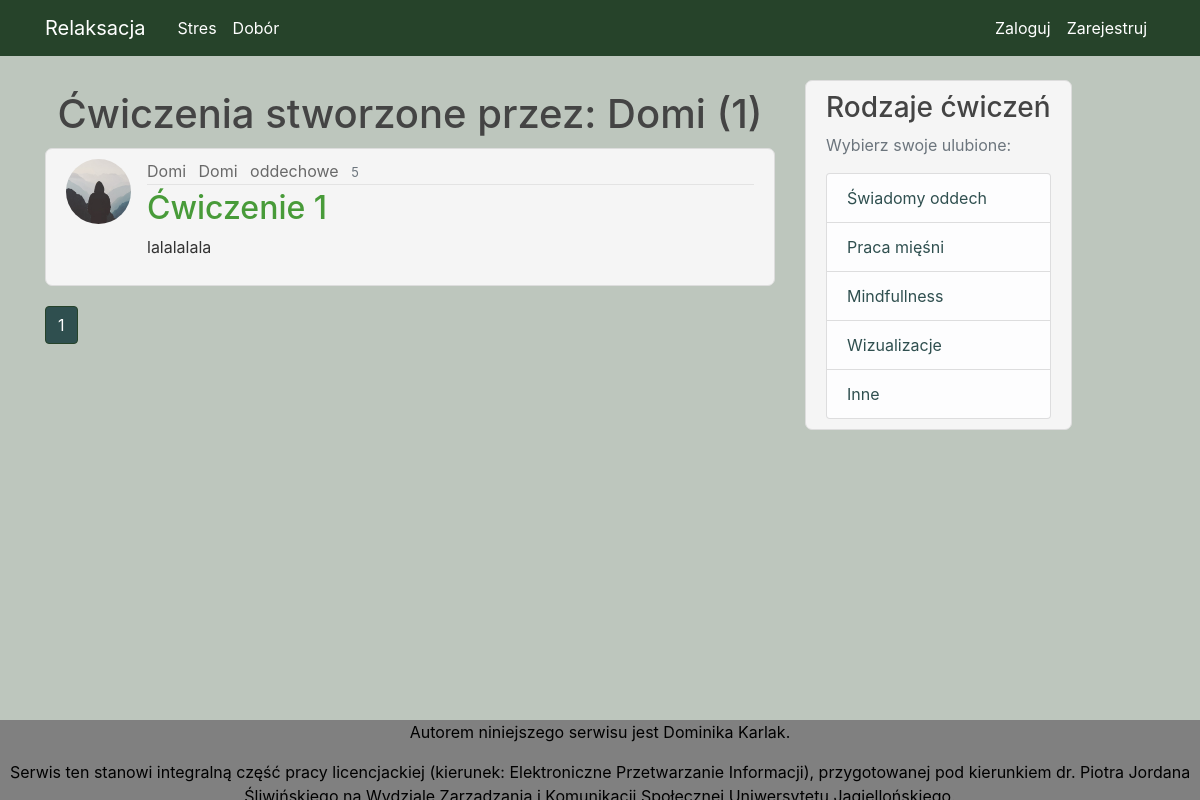
Page /user/Domi on the committed database.
### Relaks/models.py (models this page shows, shortened)
class User(db.Model, UserMixin):
    id = db.Column(db.Integer, primary_key=True)
    username = db.Column(db.String(20), unique=True, nullable=False)
    email = db.Column(db.String(120), unique=True, nullable=False)
    image_file = db.Column(db.String(20), nullable=False, default='default.jpg')
    password = db.Column(db.String(60), nullable=False)
    is_admin = db.Column(db.Boolean, nullable=False)
    posts = db.relationship('Post', backref='author', lazy=True)
    fav = db.relationship('Favourite', backref='author', lazy=True)

class Post(db.Model):
    id = db.Column(db.Integer, primary_key=True, autoincrement=True)
    name = db.Column(db.String(100), nullable=True)
    category = db.Column(db.String(100), nullable=True)
    time = db.Column(db.Integer, nullable=True)
    content = db.Column(db.Text, nullable=True)
    user_id = db.Column(db.Integer, db.ForeignKey('user.id'), nullable=False)
    fav = db.relationship('Favourite', backref='fav', lazy=True)
    comments = db.relationship("Comment", backref='article', lazy=True)

### Relaks/routes.py (the view)
@app.route("/user/<string:username>")
def user_posts(username):
    page = request.args.get('page', 1, type=int)
    user = User.query.filter_by(username=username).first_or_404()
    posts = Post.query.filter_by(author=user) \
        .paginate(page=page, per_page=5)
    return render_template('user_posts.html', posts=posts, user=user)

### Relaks/templates/user_posts.html (shortened to what this page needs)
{% extends "layout.html" %}
{% block content %}
    <h1 style="margin: 10px; text-align: center">Ćwiczenia stworzone przez: {{ user.username }} ({{ posts.total }})</h1>
    {% for post in posts.items %}
        <article class="media content-section">
          <img class="rounded-circle article-img" src="{{ url_for('static', filename='photo/' + post.author.image_file) }}">
          <div class="media-body">
            <div class="article-metadata">
              <a class="mr-2" href="#">{{ post.author.username }}</a>
              <a class="mr-2" href="{{ url_for('user_posts', username=post.author.username) }}">{{ post.author.username }}</a>
                <a class="mr-2" href="{{ url_for('oddech', category=post.category) }}" >{{ post.category }}</a>
              <small class="text-muted">{{ post.time }}</small>
            </div>
            <h2> <a class="article-title" href="{{ url_for('post', post_id=post.id) }}">{{ post.name}}</a> </h2>
            <p class="article-content">{{ post.content }}</p>
          </div>
        </article>
    {% endfor %}
     {% for page_num in posts.iter_pages(left_edge=1, right_edge=1, left_current=1, right_current=2) %}
        {% if page_num %}
            {% if posts.page == page_num %}
                <a class="btn btn-info mb-4" style="background-color: darkslategrey; border-color: #26432a" href="{{ url_for('user_posts', username=user.username, page=page_num)  }}"> {{ page_num }}</a>
             {% else %}
                <a class="btn btn-outline-info mb-4" style="background-color: darkslategrey; border-color: #26432a; " href="{{ url_for('user_posts',username=user.username, page=page_num)  }}"> {{ page_num }}</a>
             {% endif %}
        {% endif %}
    {% endfor %}
{% endblock content %}

### Relaks/static/main.css (style rules this page uses)
body { background-color: #bdc6bd; color: #333333; margin-top: 5rem; }
h1, h2, h3, h4, h5, h6 { color: #444444; }
.content-section { background-color: whitesmoke; padding: 10px 20px; border: 1px solid #dddddd; border-radius: 7px; margin-bottom: 20px; }
.article-title { color: #489b39; }
.article-content { white-space: pre-line; background-color: whitesmoke; }
.article-img { height: 65px; width: 65px; margin-right: 16px; }
.article-metadata { padding-bottom: 1px; margin-bottom: 4px; border-bottom: 1px solid #e3e3e3; color: #444444; }
.btn { background-color: #26432a; }
.mr-2 { color: dimgrey; }

### rows in the picture
User: username "Domi"
Post: image_file (placeholder picture), author.username "Domi", category "oddechowe", time "5", name "Ćwiczenie 1", content "lalalalala"

### other values in the picture
{{ posts.total }} "1"
{{ page_num }} "1"
